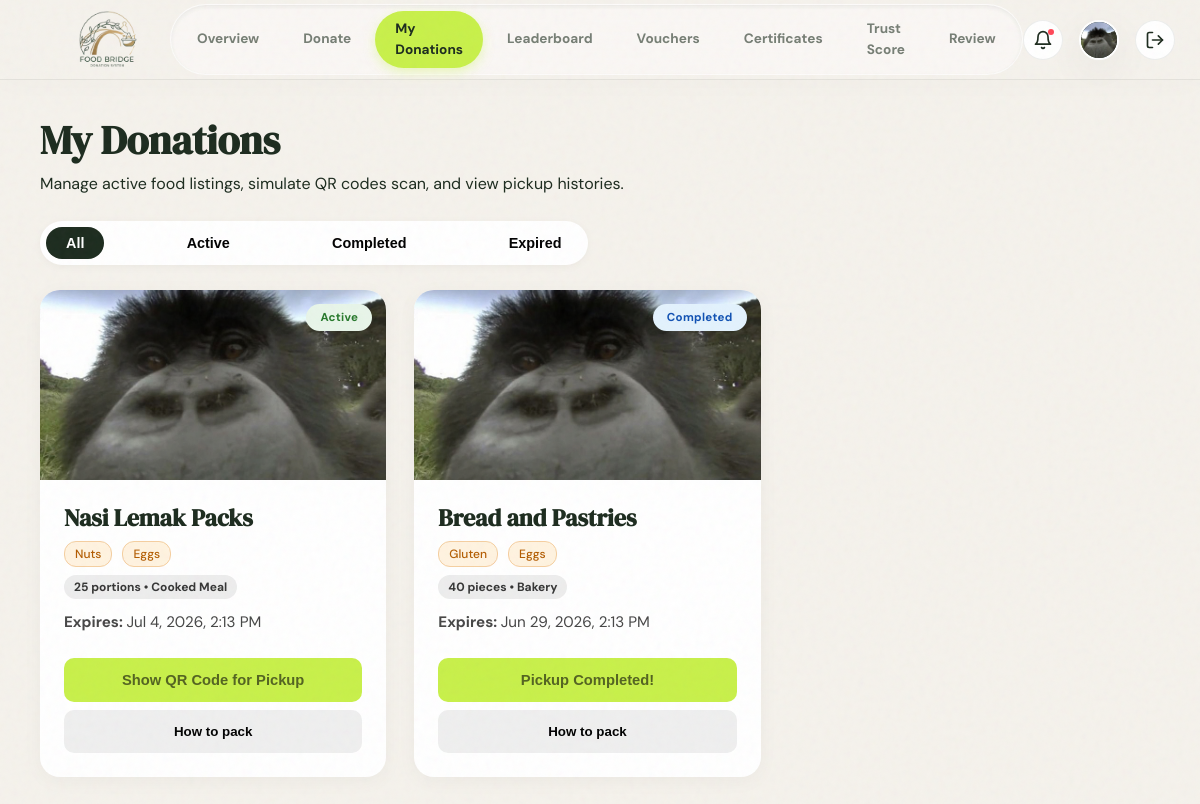
Screenshot of /src/roles/donor/my-donations.php (signed in) with the database file from the repository.
### tables this page shows
CREATE TABLE donations (
  donation_id    INT AUTO_INCREMENT PRIMARY KEY,
  donor_id       INT NOT NULL,
  food_name      VARCHAR(150) NOT NULL,
  category       ENUM('cookedMeal', 'rawProduce', 'bakery', 'beverages', 'cannedGoods', 'others') NOT NULL,
  quantity       DECIMAL(10, 2) NOT NULL,
  unit           ENUM('portions', 'kg', 'pieces') NOT NULL,
  image_url      VARCHAR(500) NULL,
  pickup_address VARCHAR(255) NOT NULL,
  expiry_at      DATETIME NOT NULL,
  status         ENUM('active', 'completed', 'expired', 'cancelled') NOT NULL DEFAULT 'active',
  qr_token_hash  VARCHAR(255) NULL,
  CONSTRAINT fk_donation_donor
    FOREIGN KEY (donor_id) REFERENCES users(user_id)
    ON DELETE RESTRICT
);

CREATE TABLE donation_allergy_tags (
  donation_id  INT NOT NULL,
  allergy_name ENUM('nuts', 'dairy', 'gluten', 'shellfish', 'eggs', 'soy', 'vegan-safe', 'none') NOT NULL,
  PRIMARY KEY (donation_id, allergy_name),
  CONSTRAINT fk_donation_allergy_donation
    FOREIGN KEY (donation_id) REFERENCES donations(donation_id)
    ON DELETE CASCADE
);

### src/roles/donor/my-donations.php (the view, shortened to what this page needs)
<?php
  $userAvatar = $_SESSION['user']['avatarImage'] ?? '';
  $userName = $_SESSION['user']['name'] ?? 'User';
  $initials = strtoupper(substr($userName, 0, 2));
  require_once "../../../database/db.php";
?>
<!DOCTYPE html>
<html lang="en">
<head>
  <link rel="stylesheet" href="../../assets/css/global.css">
  <link rel="stylesheet" href="../../assets/css/header.css">
  <link rel="stylesheet" href="my-donations.css">
</head>
<body>
  <header class="dashboard-header">
    <a href="dashboard.php" class="navbar-brand">
      <div class="navbar-logo">
        <img src="../../assets/images/logo.png" alt="Logo" />
      </div>
    </a>
    <div class="nav-overlay" id="navOverlay">
      <nav class="dashboard-nav">
        <a href="dashboard.php" class="dashboard-nav-item">Overview</a>
        <a href="donate.php" class="dashboard-nav-item">Donate</a>
        <a href="my-donations.php" class="dashboard-nav-item active">My Donations</a>
        <a href="leaderboard.php" class="dashboard-nav-item">Leaderboard</a>
        <a href="vouchers.php" class="dashboard-nav-item">Vouchers</a>
        <a href="certificates.php" class="dashboard-nav-item">Certificates</a>
        <a href="trust-score.php" class="dashboard-nav-item">Trust Score</a>
        <a href="review.php" class="dashboard-nav-item">Review</a>
      </nav>
    </div>
    <div class="dashboard-actions">
      <a class="action-btn-circle hide-mobile" title="Notifications" style="position: relative;" href="notifications.php">
        <svg width="20" height="20" viewBox="0 0 24 24" fill="none" stroke="currentColor" stroke-width="2" stroke-linecap="round" stroke-linejoin="round">
          <path d="M6 8a6 6 0 0 1 12 0c0 7 3 9 3 9H3s3-2 3-9"></path>
          <path d="M10.3 21a1.94 1.94 0 0 0 3.4 0"></path>
        </svg>
        <span style="position: absolute; top: 8px; right: 8px; width: 6px; height: 6px; background-color: #ff4757; border-radius: 50%;"></span>
      </a>
      <a href="profile.php" class="profile-avatar">
        <?php if (!empty($userAvatar)): ?>
          <img src="../../<?= htmlspecialchars($userAvatar) ?>" alt="<?= htmlspecialchars($userName) ?>"
            style="width: 100%; height: 100%; border-radius: 50%; object-fit: cover;">
        <?php else: ?>
          <?= htmlspecialchars($initials) ?>
        <?php endif; ?>
      </a>
      <a href="../../auth/login.php" class="action-btn-circle hide-mobile" title="Log Out">
        <svg width="20" height="20" viewBox="0 0 24 24" fill="none" stroke="currentColor" stroke-width="2" stroke-linecap="round" stroke-linejoin="round"><path d="M9 21H5a2 2 0 0 1-2-2V5a2 2 0 0 1 2-2h4"></path><polyline points="16 17 21 12 16 7"></polyline><line x1="21" y1="12" x2="9" y2="12"></line></svg>
      </a>
    </div>
  </header>
  <?php
    $sqlExpiry = "UPDATE donations SET status = 'expired' WHERE status = 'active' AND expiry_at <= NOW()";
    mysqli_query($dbConn, $sqlExpiry);
    $sqlDonation = "SELECT * FROM donations WHERE donor_id = ? ORDER BY donation_id DESC";
    $stmtDonation = mysqli_prepare($dbConn, $sqlDonation);
    mysqli_stmt_bind_param(
      $stmtDonation,
      "i",
      $_SESSION['user']['id']
    );
    mysqli_stmt_execute($stmtDonation);
    $result = mysqli_stmt_get_result($stmtDonation);
  ?>
  <div class="dashboard-wrapper">
    <main class="dashboard-content">
      <h1 class="page-heading">My Donations</h1>
      <p class="page-subheading">Manage active food listings, simulate QR codes scan, and view pickup histories.</p>
      <div class = "my-donations-content">
        <div class = "donation-filter">
          <button class = "filter-button active">All</button>
          <button class = "filter-button">Active</button>
          <button class = "filter-button">Completed</button>
          <button class = "filter-button">Expired</button>
        </div>
        <div class = "my-donations">
        <?php
          while ($row = mysqli_fetch_assoc($result)) {
        ?>
          <div class = "donations-card" data-status = "<?php echo htmlspecialchars($row['status']); ?>">
            <div class = "card-image">
              <img src="../../<?php echo htmlspecialchars($row['image_url']); ?>" alt="This is a food image.">
              <span class = "card-status"><?php echo ucfirst(htmlspecialchars($row['status'])); ?></span>
            </div>
            <div class = "card-content">
              <div class = "card-header">
                <h2 class = "card-title"><?php echo htmlspecialchars($row['food_name']); ?></h2>
              </div>
              <div class = "allergy-tags">
                <?php
                  $sqlAllergy = "SELECT allergy_name FROM donation_allergy_tags WHERE donation_id = ?";
                  $stmtAllergy = mysqli_prepare($dbConn, $sqlAllergy);
                  mysqli_stmt_bind_param($stmtAllergy, "i", $row['donation_id']);
                  mysqli_stmt_execute($stmtAllergy);
                  $result2 = mysqli_stmt_get_result($stmtAllergy);
                  while($tag = mysqli_fetch_assoc($result2)) {
                    $allergyName = [
                      "nuts" => "Nuts",
                      "dairy" => "Dairy",
                      "gluten" => "Gluten",
                      "shellfish" => "Shellfish",
                      "eggs" => "Eggs",
                      "soy" => "Soy",
                      "vegan-safe" => "Vegan Safe",
                      "none" => "None"
                    ];
                ?>
                <span class = "tags"><?php echo htmlspecialchars($allergyName[$tag['allergy_name']]); ?></span>
                <?php
                  }
                ?>
              </div>
              <?php
                $categoryName = [
                  "cookedMeal" => "Cooked Meal",
                  "rawProduce" => "Raw Produce",
                  "bakery" => "Bakery",
                  "beverages" => "Beverages",
                  "cannedGoods" => "Canned Goods",
                  "others" => "Others"
              ];
              $quantityDisplay = $row['quantity'];
              if(in_array($row['unit'], ['portions', 'pieces'])) {
                $quantityDisplay = (int) round($quantityDisplay);
              }
              ?>
              <p class = "card-descript"><?php echo htmlspecialchars($quantityDisplay); ?> <?php echo htmlspecialchars($row['unit']); ?> • <?php echo htmlspecialchars($categoryName[$row['category']]); ?></p>
              <p class = "expiry-date"><strong>Expires: </strong><?php echo htmlspecialchars(date("M j, Y, g:i A", strtotime($row['expiry_at']))); ?></p>
              <?php
                if ($row['status'] == "active") {
              ?>
                <button class="show-qr" data-donation-id="<?php echo (int)$row['donation_id']; ?>">Show QR Code for Pickup</button>
              <?php
                } else {
              ?>
                <button class="show-qr" data-donation-id="<?php echo (int)$row['donation_id']; ?>" disabled title="Pickup already <?php echo htmlspecialchars($row['status']); ?>">
                  <?php
                    if ($row['status'] === 'completed') {
                      echo 'Pickup Completed!';
                    } else {
                      echo 'Donation Expired!';
                    }
                  ?>
                </button>
              <?php
                }
              ?>
              <button class = "tutorial-packup">How to pack</button>
            </div>
          </div>
  <?php
    }
  ?>
        </div>
      </div>
    </main>
  </div>
</body>
</html>

### src/assets/css/global.css (style rules this page uses)
:root { --color-forest: #1C2B1E; --color-forest-hover: #152016; --color-forest-rgb: 28, 43, 30; --color-lime: #C8F04A; --color-lime-hover: #bde73c; --color-lime-rgb: 200, 240, 74; --color-parchment: #F5F2EC; --color-terracotta: #E8431A; --color-terracotta-rgb: 232, 67, 26; --color-white: #FFFFFF; --color-white-rgb: 255, 255, 255; --color-border: rgba(28, 43, 30, 0.08); --color-text-muted: rgba(28, 43, 30, 0.6); --font-display: "DM Serif Display", serif; --font-sans: "DM Sans", sans-serif; --font-syne: "Syne", sans-serif; --border-radius-card: 24px; --border-radius-btn: 9999px; --shadow-glow: 0 12px 40px rgba(28, 43, 30, 0.06); --shadow-premium: 0 20px 40px -10px rgba(28, 43, 30, 0.08); --shadow-hover: 0 30px 60px -12px rgba(28, 43, 30, 0.12); --shadow-inset: inset 0 2px 4px 0 rgba(0, 0, 0, 0.06); --gradient-lime-forest: linear-gradient(135deg, var(--color-lime) 0%, #aedb29 100%); --gradient-card-light: linear-gradient(180deg, rgba(255, 255, 255, 0.9) 0%, rgba(255, 255, 255, 0.75) 100%); --gradient-card-dark: linear-gradient(135deg, var(--color-forest) 0%, #2b3f2e 100%); --transition-smooth: all 0.3s cubic-bezier(0.25, 0.8, 0.25, 1); --transition-fast: all 0.15s cubic-bezier(0.25, 0.8, 0.25, 1); }
*, *::before, *::after { box-sizing: border-box; margin: 0; padding: 0; }
html, body { background-color: var(--color-parchment); color: var(--color-forest); font-family: var(--font-sans); font-size: 16px; line-height: 1.5; -webkit-font-smoothing: antialiased; -moz-osx-font-smoothing: grayscale; overflow-x: hidden; min-height: 100vh; }
h1, h2, h3, h4, h5, h6 { font-family: var(--font-display); font-weight: 900; line-height: 1.2; }
h1 { font-family: var(--font-display); color: var(--color-forest); font-size: 2.5rem; line-height: 2.5rem; font-weight: 900; margin-bottom: 12px; }
.dashboard-wrapper { display: flex; flex-direction: column; min-height: 100vh; }
.dashboard-content { flex: 1; padding: 40px; max-width: 1200px; width: 100%; margin: 0 auto; position: relative; z-index: 10; }

### src/assets/css/header.css (style rules this page uses)
.navbar-brand { display: flex; align-items: center; text-decoration: none; color: var(--color-forest); }
.navbar-logo { width: 130px; height: 130px; flex-shrink: 0; border-radius: 50%; display: flex; align-items: center; justify-content: center; overflow: hidden; background-color: transparent; }
.navbar-logo img { width: 100%; height: 100%; object-fit: contain; }
.dashboard-header { position: sticky; top: 0; width: 100%; height: 80px; background: rgba(245, 242, 236, 0.75); backdrop-filter: blur(24px); -webkit-backdrop-filter: blur(24px); border-bottom: 1px solid var(--color-border); display: flex; align-items: center; justify-content: space-between; padding: 0 40px; z-index: 900; box-shadow: 0 4px 30px rgba(0, 0, 0, 0.02); }
.dashboard-nav { display: flex; align-items: center; background: rgba(255, 255, 255, 0.4); border: 1px solid rgba(255, 255, 255, 0.5); border-radius: var(--border-radius-btn); padding: 6px; gap: 4px; box-shadow: var(--shadow-inset); }
.dashboard-nav-item { text-decoration: none; font-family: var(--font-sans); font-weight: 700; font-size: 0.85rem; padding: 8px 20px; color: var(--color-text-muted); border-radius: var(--border-radius-btn); transition: var(--transition-smooth); }
.dashboard-nav-item.active { color: var(--color-forest); background-color: var(--color-lime); box-shadow: 0 4px 12px rgba(200, 240, 74, 0.35); }
.dashboard-actions { display: flex; align-items: center; gap: 16px; }
.action-btn-circle { width: 40px; height: 40px; border-radius: 50%; background-color: var(--color-white); border: 1px solid var(--color-border); display: flex; align-items: center; justify-content: center; color: var(--color-forest); cursor: pointer; transition: var(--transition-smooth); text-decoration: none; }
.profile-avatar { width: 40px; height: 40px; border-radius: 50%; background-color: var(--color-forest); color: var(--color-parchment); display: flex; align-items: center; justify-content: center; font-weight: 700; text-decoration: none; font-size: 0.85rem; border: 2px solid var(--color-white); box-shadow: var(--shadow-glow); transition: var(--transition-smooth); }
.nav-overlay { display: flex; align-items: center; }

### rows the page displays
donations: image_url (picture), status "Active", food_name "Nasi Lemak Packs", quantity "25", unit "portions", category "Cooked Meal", expiry_at "Jul 4, 2026, 2:13 PM"
donation_allergy_tags: allergy_name "Nuts"
donation_allergy_tags: allergy_name "Eggs"
donations: image_url (picture), status "Completed", food_name "Bread and Pastries", quantity "40", unit "pieces", category "Bakery", expiry_at "Jun 29, 2026, 2:13 PM", shows "Pickup Completed!"
donation_allergy_tags: allergy_name "Gluten"
donation_allergy_tags: allergy_name "Eggs"
